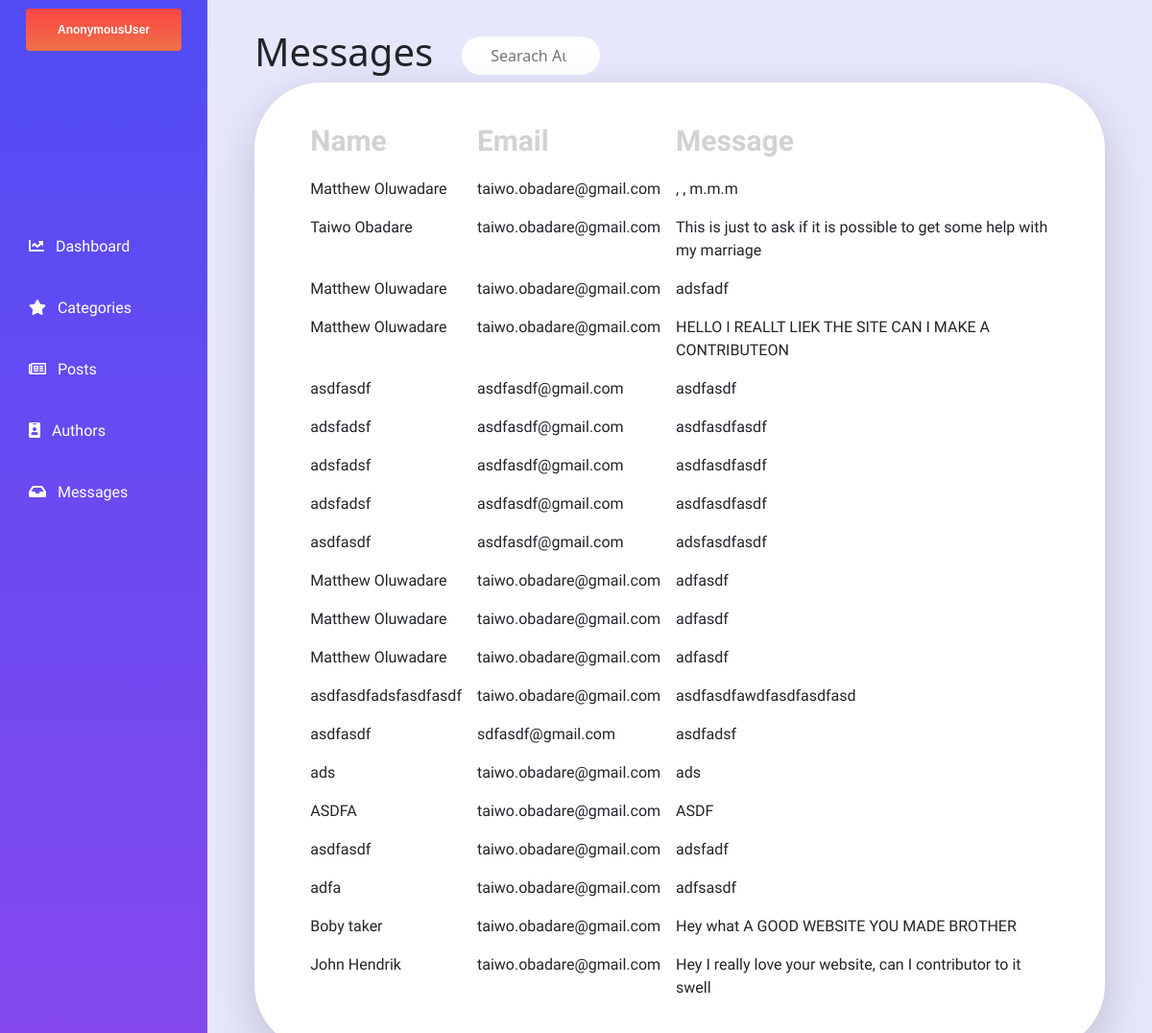
The app's page /dashboard/Messages/ with its own data.
### contact/models.py (models this page shows, shortened)
class Messages(models.Model):
    name = models.CharField(max_length=128)
    body = models.TextField()
    email = models.EmailField(null=False)
    read = models.BooleanField(default=False)
    created = models.DateTimeField(auto_now_add=True, blank=True, null=True)

### dashboard/views.py (the view)
# urls.py: path('Messages/', views.messageView, name='messages'),
def messageView(request):
    cacheRead = []
    message_list = Messages.objects.all().order_by('-created')
    for message in message_list:
        obj = get_object_or_404(Messages, id=message.id)
        if obj.read == False:
            cacheRead.append(obj.id)
        obj.read=True
        obj.save()
    context = {
        'message_list': message_list,
        'cacheRead':cacheRead
    }
    return render(request, 'dashboard/message.html', context)

### contact/forms.py
class MessageForm(ModelForm):
    class Meta:
        model = Messages
        fields = ['name', 'email', 'body']

### website/context_processors.py (called while the page is built)
def whatWeDo(request):
    whatWeDo = Post.objects.filter(category = 8)
    return dict(whatWeDo=whatWeDo)

def menu(request):
    links = Category.objects.filter(navbar = True)
    return dict(links=links)

def post_menu(request):
    post_list = Post.objects.filter(published = True)
    return dict(post_list=post_list)

def message_count(request):
    message_countAll = Messages.objects.filter(read=False)
    message_count = message_countAll.count()
    return dict(message_count=message_count)

def contact_form(request):
    formMessage = MessageForm()
    context = {
        'formMessage':formMessage
    }
    return context

### dashboard/templates/dashboard/message.html (shortened to what this page needs)
{% extends "baseManager.html" %}
{% load static %}
{% block content%}
<link rel="stylesheet" href="{% static 'css/category.css' %}" />
  <div class="content mobileContainer">
    <div style="width: 90%;" class="tableHeaderContainer">
      <div class="postSection">
        <h1 class="postSectionItem">Messages</h1>
        <form class="postSectionItem unwanted-column">
            <input class="postSectionSearch" placeholder="Searach Author.." type="search">
        </form>
      </div>
    </div>
<div class="tableConatiner shadow-lg">
    <table  class="myTableStyling table table-borderless ">
        <thead class="thead-dark">
          <tr>
            <th>Name</th>
            <th class="unwanted-column" scope="">Email</th>
            <th class="unwanted-column" scope="cl">Message</th>
          </tr>
        </thead>
        <tbody>
            {% for message in message_list %}
                {% if message.id in cacheRead%}
            <tr class="bg-light rounded">
                 <td>{{message.name}} <span class="badge bg-danger" > new</span> </td>
            <td class="unwanted-column">{{message.email}} </td>
            <td class="unwanted-column">{{message.body}} </td>
          </tr>
          {% else %}
          <tr class="hoverMe">
              <td>{{message.name}}</td>
            <td class="unwanted-column">{{message.email}}</td>
            <td class="unwanted-column">{{message.body}}</td>
          </tr>
          {% endif %}
          {% endfor %}
        </tbody>
      </table>
</div>
</div>
{% endblock content%}

### static/css/manager.css (style rules this page uses)
@media only screen and (min-width: 969px) { .content { height: 100vh !important; background-color: #E6E7FC; width: 82%; display: flex; align-items: center; flex-direction: column; } }
@media only screen and (min-width: 969px) { .sidebar, .content { height: 100vh !important; overflow: auto; float: left; } }

### static/css/category.css (style rules this page uses)
@media only screen and (min-width: 969px) { table { width: 100% !important; } }
@media only screen and (min-width: 969px) { th { opacity: 20% !important; font-size: 30px; font-family: 'Palanquin Dark', sans-serif; } }
@media only screen and (min-width: 969px) { td { font-family: 'Palanquin Dark', sans-serif; } }
@media only screen and (min-width: 969px) { .hoverMe { transition: 0.1s ease-in-out !important; } }
@media only screen and (min-width: 969px) { .myTableStyling { width: 90%; border-bottom: 100px !important; background-color: white; } }
@media only screen and (min-width: 969px) { .tableConatiner { display: flex; justify-content: center; width: 90%; padding: 30px 50px; border-radius: 70px; background-color: white; } }
@media only screen and (min-width: 969px) { .postSection { display: flex; align-items: center; } }
@media only screen and (min-width: 969px) { .tableHeaderContainer { padding-top: 3%; display: flex; align-items: center; justify-content: space-between; } }
@media only screen and (min-width: 969px) { .postSectionItem { margin-right:30px; } }
@media only screen and (min-width: 969px) { .postSectionSearch { border-radius: 20px; height: 1.5vw; border:none; width: 12vw; } }
@media only screen and (min-width: 969px) { ::placeholder { padding: 10px; } }
@media only screen and (min-width: 969px) { input[type="search"] { padding: 20px; } }

### records on screen
Messages: name "Matthew Oluwadare", email "taiwo.obadare@gmail.com", body ", , m.m.m"
Messages: name "Taiwo Obadare", email "taiwo.obadare@gmail.com", body "This is just to ask if it is possible to get some help with my marriage"
Messages: name "Matthew Oluwadare", email "taiwo.obadare@gmail.com", body "adsfadf"
Messages: name "Matthew Oluwadare", email "taiwo.obadare@gmail.com", body "HELLO I REALLT LIEK THE SITE CAN I MAKE A CONTRIBUTEON"
Messages: name "asdfasdf", email "asdfasdf@gmail.com", body "asdfasdf"
Messages: name "adsfadsf", email "asdfasdf@gmail.com", body "asdfasdfasdf"
Messages: name "adsfadsf", email "asdfasdf@gmail.com", body "asdfasdfasdf"
Messages: name "adsfadsf", email "asdfasdf@gmail.com", body "asdfasdfasdf"
Messages: name "asdfasdf", email "asdfasdf@gmail.com", body "adsfasdfasdf"
Messages: name "Matthew Oluwadare", email "taiwo.obadare@gmail.com", body "adfasdf"
Messages: name "Matthew Oluwadare", email "taiwo.obadare@gmail.com", body "adfasdf"
Messages: name "Matthew Oluwadare", email "taiwo.obadare@gmail.com", body "adfasdf"
Messages: name "asdfasdfadsfasdfasdf", email "taiwo.obadare@gmail.com", body "asdfasdfawdfasdfasdfasd"
Messages: name "asdfasdf", email "sdfasdf@gmail.com", body "asdfadsf"
Messages: name "ads", email "taiwo.obadare@gmail.com", body "ads"
Messages: name "ASDFA", email "taiwo.obadare@gmail.com", body "ASDF"
Messages: name "asdfasdf", email "taiwo.obadare@gmail.com", body "adsfadf"
Messages: name "adfa", email "taiwo.obadare@gmail.com", body "adfsasdf"
Messages: name "Boby taker", email "taiwo.obadare@gmail.com", body "Hey what A GOOD WEBSITE YOU MADE BROTHER"
Messages: name "John Hendrik", email "taiwo.obadare@gmail.com", body "Hey I really love your website, can I contributor to it swell"

### other values on screen
{{ request.user }} "AnonymousUser"
